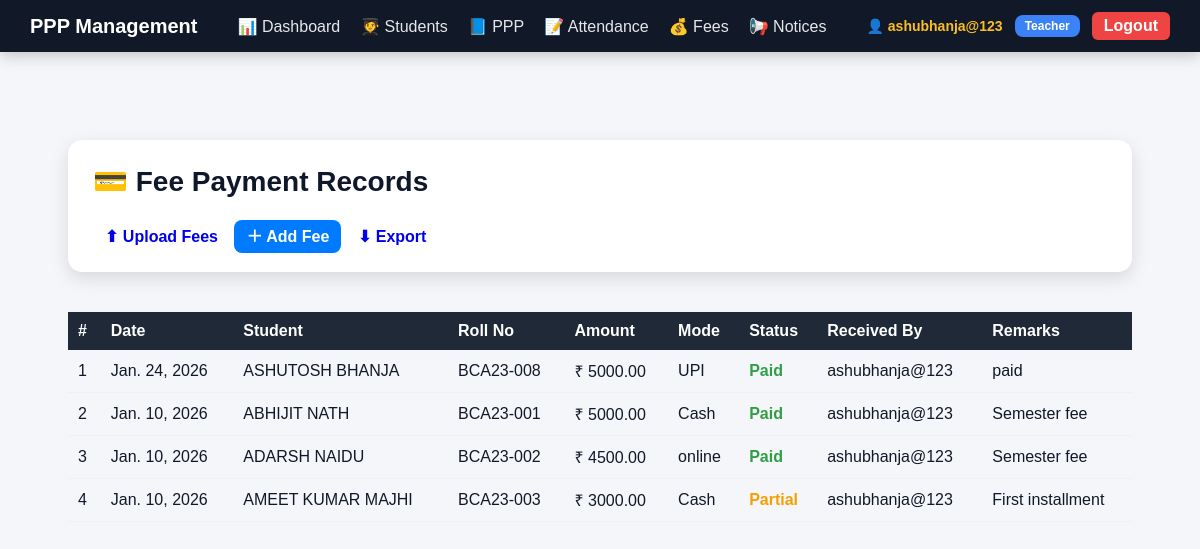
Screenshot of /fees/ (signed in) with the database file from the repository.
### core/models.py (models this page shows, shortened)
class FeePayment(models.Model):
    MODE_CASH = 'cash'
    MODE_UPI = 'upi'
    MODE_BANK = 'bank'
    PAYMENT_MODES = [
        (MODE_CASH, 'Cash'),
        (MODE_UPI, 'UPI'),
        (MODE_BANK, 'Bank Transfer'),
    ]
    STATUS_PAID = 'paid'
    STATUS_PARTIAL = 'partial'
    STATUS_PENDING = 'pending'
    STATUS_CHOICES = [
        (STATUS_PAID, 'Paid'),
        (STATUS_PARTIAL, 'Partial'),
        (STATUS_PENDING, 'Pending'),
    ]
    student = models.ForeignKey(Student, on_delete=models.CASCADE, related_name='fees')
    date = models.DateField(default=timezone.now)
    amount = models.DecimalField(max_digits=10, decimal_places=2)
    payment_mode = models.CharField(max_length=20, choices=PAYMENT_MODES)
    status = models.CharField(max_length=20, choices=STATUS_CHOICES, default=STATUS_PAID)
    remarks = models.CharField(max_length=255, blank=True)
    received_by = models.ForeignKey(settings.AUTH_USER_MODEL, on_delete=models.SET_NULL, null=True, blank=True)
    class Meta:
        ordering = ['-date', '-id']

class Student(models.Model):
    slno = models.PositiveIntegerField(null=True, blank=True)
    admission_name = models.CharField("Name of Student", max_length=255)
    date_of_joining = models.DateField("Date of Joining", null=True, blank=True)
    class_roll_no = models.CharField("Class Roll-No", max_length=50, blank=True)
    exam_roll_no = models.CharField("Exam Roll No", max_length=50, blank=True, unique=True)
    department = models.CharField(
        "Department",
        max_length=20,
        choices=[("BCA", "BCA"), ("BBA", "BBA"), ("MPMIR", "MPMIR")],
        default="BCA",
    )
    mobile = models.CharField("Mobile No", max_length=20, blank=True)
    email = models.EmailField("Email", blank=True, null=True, unique=True)
    dob = models.DateField("DOB", null=True, blank=True)
    category = models.CharField("Category", max_length=100, blank=True)
    aadhaar = models.CharField("Aadhaar No", max_length=30, blank=True)
    present_address = models.TextField("Present Address", blank=True)
    permanent_address = models.TextField("Permanent Address", blank=True)
    inter_stream = models.CharField("+2 Stream", max_length=150, blank=True)
    inter_percentage = models.DecimalField("+2 % / CGPA", max_digits=6, decimal_places=3, null=True, blank=True)
    inter_regd_no = models.CharField("+2 Regd No", max_length=80, blank=True)
    inter_college = models.CharField("+2 College Name", max_length=255, blank=True)
    grad_stream = models.CharField("Graduation Stream", max_length=150, blank=True)
    grad_percentage = models.DecimalField("Graduation % / CGPA", max_digits=6, decimal_places=3, null=True, blank=True)
    grad_regd_no = models.CharField("Graduation Regd No", max_length=80, blank=True)
    grad_college = models.CharField("Graduation College Name", max_length=255, blank=True)
    photo = models.ImageField(upload_to='student_photos/', blank=True, null=True)
    user = models.OneToOneField(
        settings.AUTH_USER_MODEL,
        null=True,
        blank=True,
        on_delete=models.SET_NULL,
        related_name='student_profile'
    )
    created_at = models.DateTimeField(auto_now_add=True)
    updated_at = models.DateTimeField(auto_now=True)
    class Meta:
        ordering = ['class_roll_no', 'admission_name']
        verbose_name = "Student"
        verbose_name_plural = "Students"

### core/views.py (the view)
# urls.py: path("fees/", views.fees_list, name="fees_list"),
@teacher_required
def fees_list(request):
    payments = FeePayment.objects.select_related("student", "received_by").order_by("-date")
    return render(request, "core/fees_list.html", {"payments": payments})

### core/views.py (called while the page is built)
def teacher_required(view_func):
    return user_passes_test(lambda u: u.is_authenticated and u.is_staff, login_url="core:login")(view_func)

### core/templates/core/fees_list.html (shortened to what this page needs)
{% extends "core/base.html" %}
{% load static %}
{% block content %}
<div class="container-box">
    <h2 class="title">💳 Fee Payment Records</h2
    <div class="d-flex gap-2 mb-3">
        <a href="{% url 'core:fees_upload' %}" class="btn btn-success btn-sm">⬆ Upload Fees</a>
        <a href="{% url 'core:fees_add' %}" class="btn btn-primary btn-sm">＋ Add Fee</a>
        <a href="{% url 'core:fees_export' %}" class="btn btn-secondary btn-sm">⬇ Export</a>
    </div>
    <div class="table-responsive mt-3">
        <table class="table table-bordered table-striped table-hover table-sm">
            <thead class="table-dark">
                <tr>
                    <th>#</th>
                    <th>Date</th>
                    <th>Student</th>
                    <th>Roll No</th>
                    <th>Amount</th>
                    <th>Mode</th>
                    <th>Status</th>
                    <th>Received By</th>
                    <th>Remarks</th>
                </tr>
            </thead>
            <tbody>
                {% for f in payments %}
                <tr>
                    <td>{{ forloop.counter }}</td>
                    <td>{{ f.date }}</td>
                    <td>{{ f.student.admission_name }}</td>
                    <td>{{ f.student.class_roll_no }}</td>
                    <td>₹ {{ f.amount }}</td>
                    <td>{{ f.get_payment_mode_display }}</td>
                    <td>
                        {% if f.status == "paid" %}
                            <span class="paid">Paid</span>
                        {% elif f.status == "partial" %}
                            <span class="partial">Partial</span>
                        {% else %}
                            <span class="pending">Pending</span>
                        {% endif %}
                    </td>
                    <td>{{ f.received_by.username }}</td>
                    <td>{{ f.remarks }}</td>
                </tr>
                {% empty %}
                <tr>
                    <td colspan="9" class="text-center">No fee records available.</td>
                </tr>
                {% endfor %}
            </tbody>
        </table>
    </div>
</div>
{% endblock %}

### core/templates/core/base.html (shortened to what this page needs)
<!DOCTYPE html>
<html lang="en">
<head>
    {% load static %}
    <link rel="stylesheet" href="{% static 'css/style.css' %}">
</head>
<body>
<nav class="main-nav">
    <a href="{% url 'core:dashboard' %}" class="nav-brand">PPP Management</a>
    <div class="nav-center">
        <a href="{% url 'core:dashboard' %}">📊 Dashboard</a>
        <a href="{% url 'core:student_list' %}">🧑‍🎓 Students</a>
        <a href="{% url 'core:ppp_list' %}">📘 PPP</a>
        <a href="{% url 'core:attendance_list' %}">📝 Attendance</a>
        <a href="{% url 'core:fees_list' %}">💰 Fees</a>
        <a href="{% url 'core:notices' %}">📢 Notices</a>
    </div>
    <div class="nav-right">
        {% if user.is_authenticated %}
            <span class="user-name">👤 {{ user.username }}</span>
            {% if user.is_staff %}
                <span class="role-badge teacher-role">Teacher</span>
            {% else %}
                <span class="role-badge student-role">Student</span>
            {% endif %}
            <a href="{% url 'core:logout' %}" class="logout">Logout</a>
        {% else %}
            <a href="{% url 'core:login' %}" class="login">Login</a>
        {% endif %}
    </div>
</nav>
<div class="container">
    {% block content %}
    {% endblock %}
</body>
</html>

### core/static/css/style.css (style rules this page uses)
:root { --bg: #f4f6f8; --card: #ffffff; --muted: #6b7280; --primary: #007bff; --accent: #1f2937; --success: #28a745; --danger: #dc3545; --warning: #ffc107; }
* { box-sizing: border-box; }
html, body { height: 100%; margin: 0; font-family: "Poppins", sans-serif; background: var(--bg); color: #111827; }
.container { max-width: 1100px; margin: 30px auto; padding: 18px; }
h1, h2, h3 { color: #0f172a; margin: 0 0 8px; }
button, .btn { padding: 8px 12px; border: none; border-radius: 8px; font-weight: 600; cursor: pointer; text-decoration: none; }
.btn-primary { background: var(--primary); color: #fff; }
table { width: 100%; border-collapse: collapse; }
table th { background: var(--accent); color: #fff; padding: 10px; text-align: left; }
table td { padding: 10px; border-bottom: 1px solid #eef2f6; }
.main-nav { width: 100%; background: #111827; color: white; display: flex; justify-content: space-between; align-items: center; padding: 12px 30px; position: sticky; top: 0; z-index: 999; box-shadow: 0 4px 14px rgba(0,0,0,0.2); }
.nav-brand { font-size: 20px; font-weight: 700; color: white; text-decoration: none; }
.nav-center { display: flex; gap: 20px; }
.nav-center a { color: #e5e7eb; text-decoration: none; font-weight: 500; transition: 0.2s ease; }
.nav-right { display: flex; align-items: center; gap: 12px; }
.user-name { color: #fbbf24; font-weight: 600; font-size: 14px; }
.role-badge { padding: 4px 10px; border-radius: 8px; font-size: 12px; font-weight: 600; }
.teacher-role { background: #3b82f6; color: white; }
.logout, .login { background: #ef4444; color: white !important; padding: 5px 12px; border-radius: 6px; font-weight: 600; text-decoration: none; transition: 0.2s; }

### core/templates/core/fees_list.html (style rules this page uses)
body { background: #f5f6fa; font-family: "Poppins", sans-serif; }
.container-box { max-width: 1200px; margin: 40px auto; background: white; padding: 25px; border-radius: 14px; box-shadow: 0 6px 18px rgba(0,0,0,0.12); }
.title { font-size: 28px; font-weight: 700; margin-bottom: 25px; }
th { white-space: nowrap; }
table td, table th { vertical-align: middle; }
.paid { color: #2f9e44; font-weight: 600; }
.partial { color: #f59f00; font-weight: 600; }

### rows the page displays
FeePayment: date "Jan. 24, 2026", student.admission_name "ASHUTOSH BHANJA", student.class_roll_no "BCA23-008", amount "5000.00", payment_mode "UPI", status "Paid", received_by.username "ashubhanja@123", remarks "paid"
FeePayment: date "Jan. 10, 2026", student.admission_name "ABHIJIT NATH", student.class_roll_no "BCA23-001", amount "5000.00", payment_mode "Cash", status "Paid", received_by.username "ashubhanja@123", remarks "Semester fee"
FeePayment: date "Jan. 10, 2026", student.admission_name "ADARSH NAIDU", student.class_roll_no "BCA23-002", amount "4500.00", payment_mode "online", status "Paid", received_by.username "ashubhanja@123", remarks "Semester fee"
FeePayment: date "Jan. 10, 2026", student.admission_name "AMEET KUMAR MAJHI", student.class_roll_no "BCA23-003", amount "3000.00", payment_mode "Cash", status "Partial", received_by.username "ashubhanja@123", remarks "First installment"

### other values shown
{{ user.username }} "ashubhanja@123"
